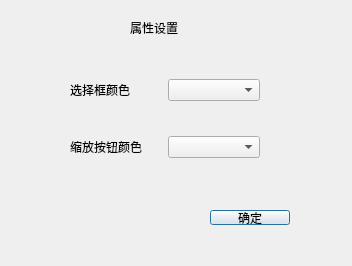
<?xml version="1.0" encoding="UTF-8"?>
<ui version="4.0">
 <class>ChartAttribute</class>
 <widget class="QDialog" name="ChartAttribute">
  <property name="geometry">
   <rect>
    <x>0</x>
    <y>0</y>
    <width>352</width>
    <height>266</height>
   </rect>
  </property>
  <property name="windowTitle">
   <string>Dialog</string>
  </property>
  <widget class="QWidget" name="verticalLayoutWidget">
   <property name="geometry">
    <rect>
     <x>70</x>
     <y>50</y>
     <width>190</width>
     <height>139</height>
    </rect>
   </property>
   <layout class="QVBoxLayout" name="verticalLayout">
    <item>
     <layout class="QHBoxLayout" name="horizontalLayout_3">
      <item>
       <widget class="QLabel" name="label_3">
        <property name="text">
         <string>选择框颜色</string>
        </property>
       </widget>
      </item>
      <item>
       <widget class="QComboBox" name="comboBox_SelectColor"/>
      </item>
     </layout>
    </item>
    <item>
     <layout class="QHBoxLayout" name="horizontalLayout">
      <item>
       <widget class="QLabel" name="label">
        <property name="text">
         <string>缩放按钮颜色</string>
        </property>
       </widget>
      </item>
      <item>
       <widget class="QComboBox" name="comboBox_ZoomColor"/>
      </item>
     </layout>
    </item>
   </layout>
  </widget>
  <widget class="QLabel" name="label_4">
   <property name="geometry">
    <rect>
     <x>130</x>
     <y>20</y>
     <width>101</width>
     <height>16</height>
    </rect>
   </property>
   <property name="text">
    <string>属性设置</string>
   </property>
  </widget>
  <widget class="QPushButton" name="confirmAttr">
   <property name="geometry">
    <rect>
     <x>210</x>
     <y>210</y>
     <width>80</width>
     <height>15</height>
    </rect>
   </property>
   <property name="text">
    <string>确定</string>
   </property>
  </widget>
 </widget>
 <resources/>
 <connections/>
</ui>
